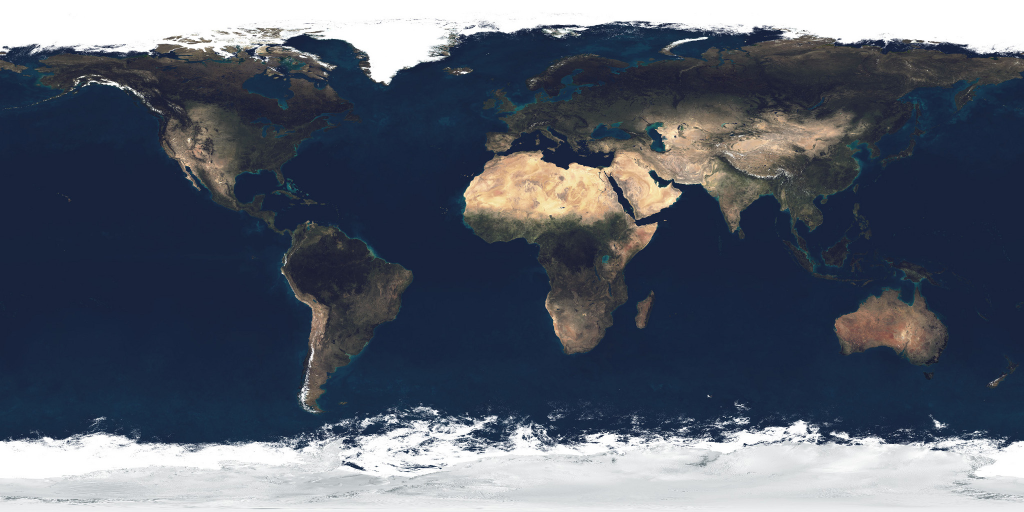
#> input picture motion/assets/earth.jpg, 2048 x 1024 px (shown at 1/2 size); its folder holds only this picture in this run
$ python -i common.py   (imports and definitions only)
#> lines starting #> are read from the running program, lines starting #| are printed output that depends on the picture
"""Shared rendering helpers: canvas, easing, glow, particles, text, logos, 3D."""
import os
import functools
import numpy as np
import cv2
from PIL import Image, ImageDraw, ImageFont

HERE = os.path.dirname(os.path.abspath(__file__))
ASSETS = os.path.join(HERE, "assets")

W = int(os.environ.get("MG_W", 1920))
H = int(os.environ.get("MG_H", 1080))
S = W / 1920.0  # layout designed at 1920 wide
CX, CY = W / 2, H / 2


# ---------------------------------------------------------------- easing
def clamp01(x):
    return np.clip(x, 0.0, 1.0)


def u(t, a, b):
    """Normalised progress of t through [a, b], clamped."""
    return float(clamp01((t - a) / (b - a)))


def smooth(x):
    x = clamp01(x)
    return x * x * (3 - 2 * x)


def ease_out(x, p=3):
    return 1 - (1 - clamp01(x)) ** p


def ease_in(x, p=3):
    return clamp01(x) ** p


def ease_inout(x):
    x = clamp01(x)
    return np.where(x < 0.5, 4 * x ** 3, 1 - (-2 * x + 2) ** 3 / 2) if np.ndim(x) else (4 * x ** 3 if x < 0.5 else 1 - (-2 * x + 2) ** 3 / 2)


def back_out(x, s=1.7):
    x = clamp01(x) - 1
    return x * x * ((s + 1) * x + s) + 1


def elastic_out(x):
    x = clamp01(x)
    return 2 ** (-10 * x) * np.sin((x * 10 - 0.75) * (2 * np.pi / 3)) + 1 if 0 < x < 1 else x


def lerp(a, b, x):
    return a + (b - a) * x


# [12 lines left out: functions pulse, beat_pulse, not called in this run]


def hexcol(h, k=1.0):
    h = h.lstrip("#")
    return np.array([int(h[i:i + 2], 16) / 255.0 for i in (0, 2, 4)], np.float32) * k


# ---------------------------------------------------------------- canvas
# [4 lines left out: function blank, not called in this run]


_grid = None


# [18 lines left out: functions grid, radial, radial_bg, not called in this run]


def glow(img, strength=1.0, thresh=0.0, radii=(2, 6, 18, 40), weights=(0.6, 0.45, 0.35, 0.3)):
    src = np.maximum(img - thresh, 0) if thresh > 0 else img
    small = cv2.resize(src, (W // 4, H // 4), interpolation=cv2.INTER_AREA)
    acc = np.zeros_like(small)
    for r, w in zip(radii, weights):
        acc += cv2.GaussianBlur(small, (0, 0), r * S) * w
    return img + cv2.resize(acc, (W, H), interpolation=cv2.INTER_LINEAR) * strength


# [9 lines left out: function soft_blur, not called in this run]


def vignette(img, amount=0.55, power=2.2):
    d = clamp01(radial(r=0.62 * np.hypot(W, H)))
    return img * (1 - amount * d ** power)[..., None]


_grain = None


# [28 lines left out: functions grain, chroma, transform, not called in this run]


def shake(t, amp, seed=0):
    rng = np.random.default_rng(int(t * 1000) + seed)
    return rng.uniform(-amp, amp) * S, rng.uniform(-amp, amp) * S


# [5 lines left out: function tonemap, not called in this run]


def to_u8(img):
    return (np.clip(img, 0, 1) * 255 + 0.5).astype(np.uint8)


# [7 lines left out: function over, not called in this run]


# ---------------------------------------------------------------- drawing
class Layer:
    """8-bit anti-aliased drawing surface that is added onto the float frame."""

    def __init__(self):
        self.im = np.zeros((H, W, 3), np.uint8)

    # [15 lines left out: functions _c, poly, polys, not called in this run]

    def line(self, a, b, col, th=1):
        cv2.line(self.im, (int(a[0] * 16), int(a[1] * 16)), (int(b[0] * 16), int(b[1] * 16)),
                 self._c(col), max(1, int(round(th))), cv2.LINE_AA, shift=4)

    def circle(self, c, r, col, th=1, fill=False):
        cv2.circle(self.im, (int(c[0] * 16), int(c[1] * 16)), max(1, int(r * 16)), self._c(col),
                   -1 if fill else max(1, int(round(th))), cv2.LINE_AA, shift=4)

    def fillpoly(self, pts, col):
        p = (np.asarray(pts, np.float64) * 16).astype(np.int32)
        cv2.fillPoly(self.im, [p], self._c(col), cv2.LINE_AA, shift=4)

    def text(self, s, org, scale, col, th=1):
        cv2.putText(self.im, s, (int(org[0]), int(org[1])), cv2.FONT_HERSHEY_SIMPLEX, scale * S,
                    self._c(col), max(1, int(th)), cv2.LINE_AA)

    def f(self, gain=1.0):
        return self.im.astype(np.float32) * (gain / 255.0)

    # [25 lines left out: functions add_to, splat, not called in this run]


# ---------------------------------------------------------------- text
FONTS = os.path.join(ASSETS, "fonts")


# [102 lines left out: functions font, text_rgba, logo, place, place_persp, quad_rot_y, not called in this run]


# ---------------------------------------------------------------- 3D
def rot_x(a):
    c, s = np.cos(a), np.sin(a)
    return np.array([[1, 0, 0], [0, c, -s], [0, s, c]])


def rot_y(a):
    c, s = np.cos(a), np.sin(a)
    return np.array([[c, 0, s], [0, 1, 0], [-s, 0, c]])


def rot_z(a):
    c, s = np.cos(a), np.sin(a)
    return np.array([[c, -s, 0], [s, c, 0], [0, 0, 1]])


class Camera:
    """Look-at pinhole camera. World: z up."""

    # [53 lines left out: functions __init__, project, value_noise, lightning, not called in this run]

>>> import cv2
>>> picture = cv2.imread('assets/earth.jpg', cv2.IMREAD_GRAYSCALE)
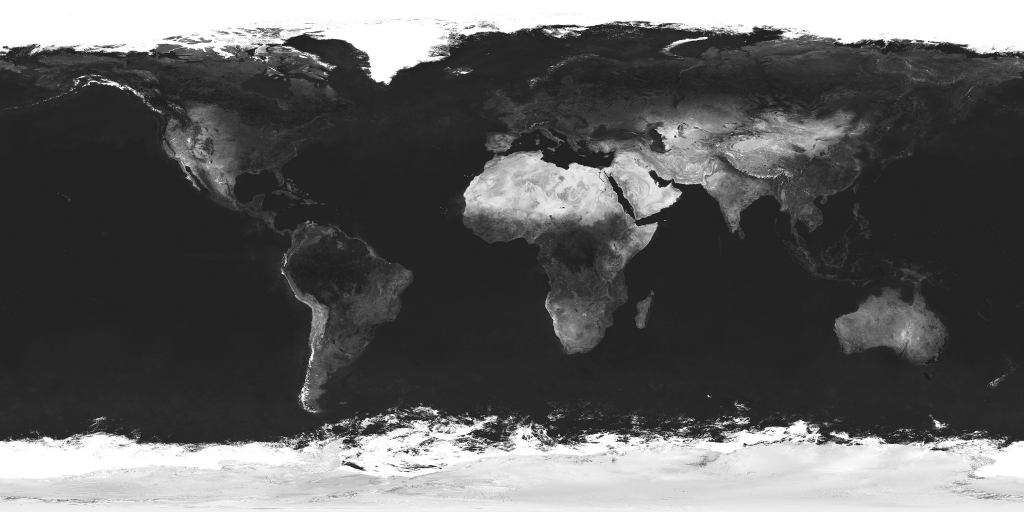
#> picture: shape (1024, 2048) (shown at 1/2 size); min 0, max 255, mean 93.6
>>> result = glow(picture)
#> in glow, `small = cv2.resize(src, (W // 4, H // 4), interpolation=cv2.INTER_AREA)`:
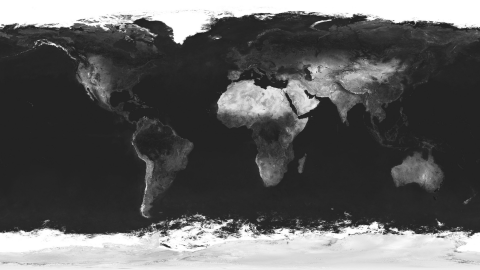
#> small: shape (270, 480); min 29, max 255, mean 93.6
#> after the loop in glow, `for r, w in zip(radii, weights):`: acc: shape (270, 480); every value is 0
#> (the run stopped early here; a loop or call above may not have finished)
